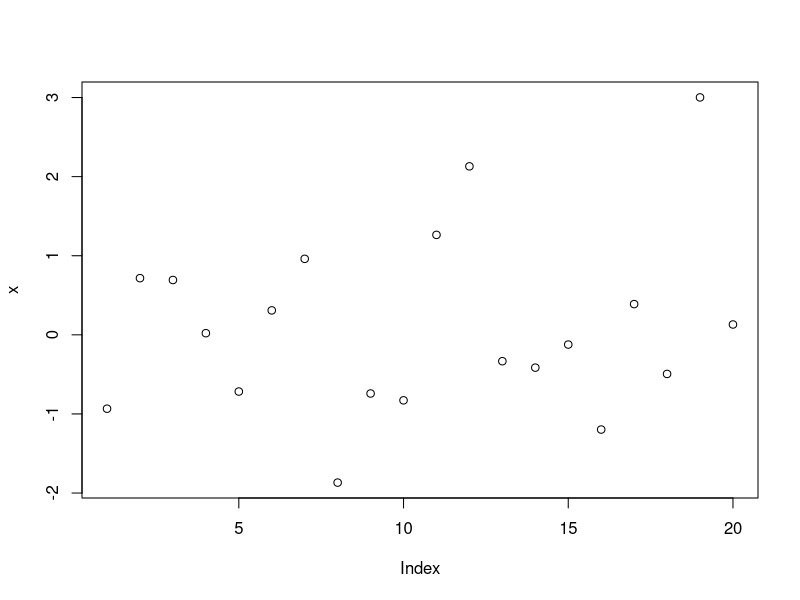

This chart was generated by the following R code:
## ---- chunk 1
knitr::opts_chunk$set(echo = TRUE, fig.height=3, warning=FALSE, message=FALSE)
## ---- chunk 2
x <- rnorm(20)
## ---- chunk 3
x |> head()
plot(x)
## ---- chunk 4
## yourcode
## ---- chunk 5
## yourcode
## ---- chunk 6
## yourcode
## ---- chunk 7
## yourcode
